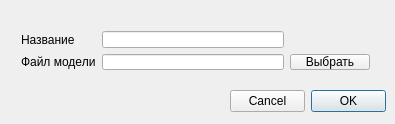
<?xml version="1.0" encoding="UTF-8"?>
<ui version="4.0">
 <class>AddStaticGameObjectDialog</class>
 <widget class="QDialog" name="AddStaticGameObjectDialog">
  <property name="geometry">
   <rect>
    <x>0</x>
    <y>0</y>
    <width>395</width>
    <height>124</height>
   </rect>
  </property>
  <property name="windowTitle">
   <string>Добавить статический игровой объект</string>
  </property>
  <widget class="QDialogButtonBox" name="buttonBox">
   <property name="geometry">
    <rect>
     <x>230</x>
     <y>90</y>
     <width>156</width>
     <height>23</height>
    </rect>
   </property>
   <property name="layoutDirection">
    <enum>Qt::RightToLeft</enum>
   </property>
   <property name="standardButtons">
    <set>QDialogButtonBox::Cancel|QDialogButtonBox::Ok</set>
   </property>
   <property name="centerButtons">
    <bool>false</bool>
   </property>
  </widget>
  <widget class="QLabel" name="errorsMsg">
   <property name="geometry">
    <rect>
     <x>20</x>
     <y>110</y>
     <width>261</width>
     <height>51</height>
    </rect>
   </property>
   <property name="palette">
    <palette>
     <active>
      <colorrole role="WindowText">
       <brush brushstyle="SolidPattern">
        <color alpha="255">
         <red>255</red>
         <green>7</green>
         <blue>19</blue>
        </color>
       </brush>
      </colorrole>
      <colorrole role="Text">
       <brush brushstyle="SolidPattern">
        <color alpha="255">
         <red>254</red>
         <green>3</green>
         <blue>7</blue>
        </color>
       </brush>
      </colorrole>
     </active>
     <inactive>
      <colorrole role="WindowText">
       <brush brushstyle="SolidPattern">
        <color alpha="255">
         <red>255</red>
         <green>7</green>
         <blue>19</blue>
        </color>
       </brush>
      </colorrole>
      <colorrole role="Text">
       <brush brushstyle="SolidPattern">
        <color alpha="255">
         <red>254</red>
         <green>3</green>
         <blue>7</blue>
        </color>
       </brush>
      </colorrole>
     </inactive>
     <disabled>
      <colorrole role="WindowText">
       <brush brushstyle="SolidPattern">
        <color alpha="255">
         <red>120</red>
         <green>120</green>
         <blue>120</blue>
        </color>
       </brush>
      </colorrole>
      <colorrole role="Text">
       <brush brushstyle="SolidPattern">
        <color alpha="255">
         <red>120</red>
         <green>120</green>
         <blue>120</blue>
        </color>
       </brush>
      </colorrole>
     </disabled>
    </palette>
   </property>
   <property name="text">
    <string/>
   </property>
  </widget>
  <widget class="QWidget" name="layoutWidget">
   <property name="geometry">
    <rect>
     <x>10</x>
     <y>20</y>
     <width>371</width>
     <height>61</height>
    </rect>
   </property>
   <layout class="QGridLayout" name="gridLayout">
    <item row="0" column="0">
     <widget class="QLabel" name="label">
      <property name="text">
       <string>Название</string>
      </property>
     </widget>
    </item>
    <item row="0" column="1">
     <widget class="QLineEdit" name="staticGONameEdit">
      <property name="maxLength">
       <number>256</number>
      </property>
     </widget>
    </item>
    <item row="1" column="0">
     <widget class="QLabel" name="label_2">
      <property name="text">
       <string>Файл модели</string>
      </property>
     </widget>
    </item>
    <item row="1" column="1">
     <widget class="QLineEdit" name="staticGOModelEdit">
      <property name="enabled">
       <bool>true</bool>
      </property>
      <property name="maxLength">
       <number>256</number>
      </property>
      <property name="readOnly">
       <bool>true</bool>
      </property>
     </widget>
    </item>
    <item row="1" column="2">
     <widget class="QPushButton" name="chooseModelFileBtn">
      <property name="text">
       <string>Выбрать</string>
      </property>
     </widget>
    </item>
   </layout>
  </widget>
 </widget>
 <layoutdefault spacing="6" margin="11"/>
 <resources/>
 <connections>
  <connection>
   <sender>buttonBox</sender>
   <signal>accepted()</signal>
   <receiver>AddStaticGameObjectDialog</receiver>
   <slot>accept()</slot>
   <hints>
    <hint type="sourcelabel">
     <x>307</x>
     <y>121</y>
    </hint>
    <hint type="destinationlabel">
     <x>199</x>
     <y>73</y>
    </hint>
   </hints>
  </connection>
  <connection>
   <sender>buttonBox</sender>
   <signal>rejected()</signal>
   <receiver>AddStaticGameObjectDialog</receiver>
   <slot>reject()</slot>
   <hints>
    <hint type="sourcelabel">
     <x>307</x>
     <y>121</y>
    </hint>
    <hint type="destinationlabel">
     <x>199</x>
     <y>73</y>
    </hint>
   </hints>
  </connection>
 </connections>
</ui>
